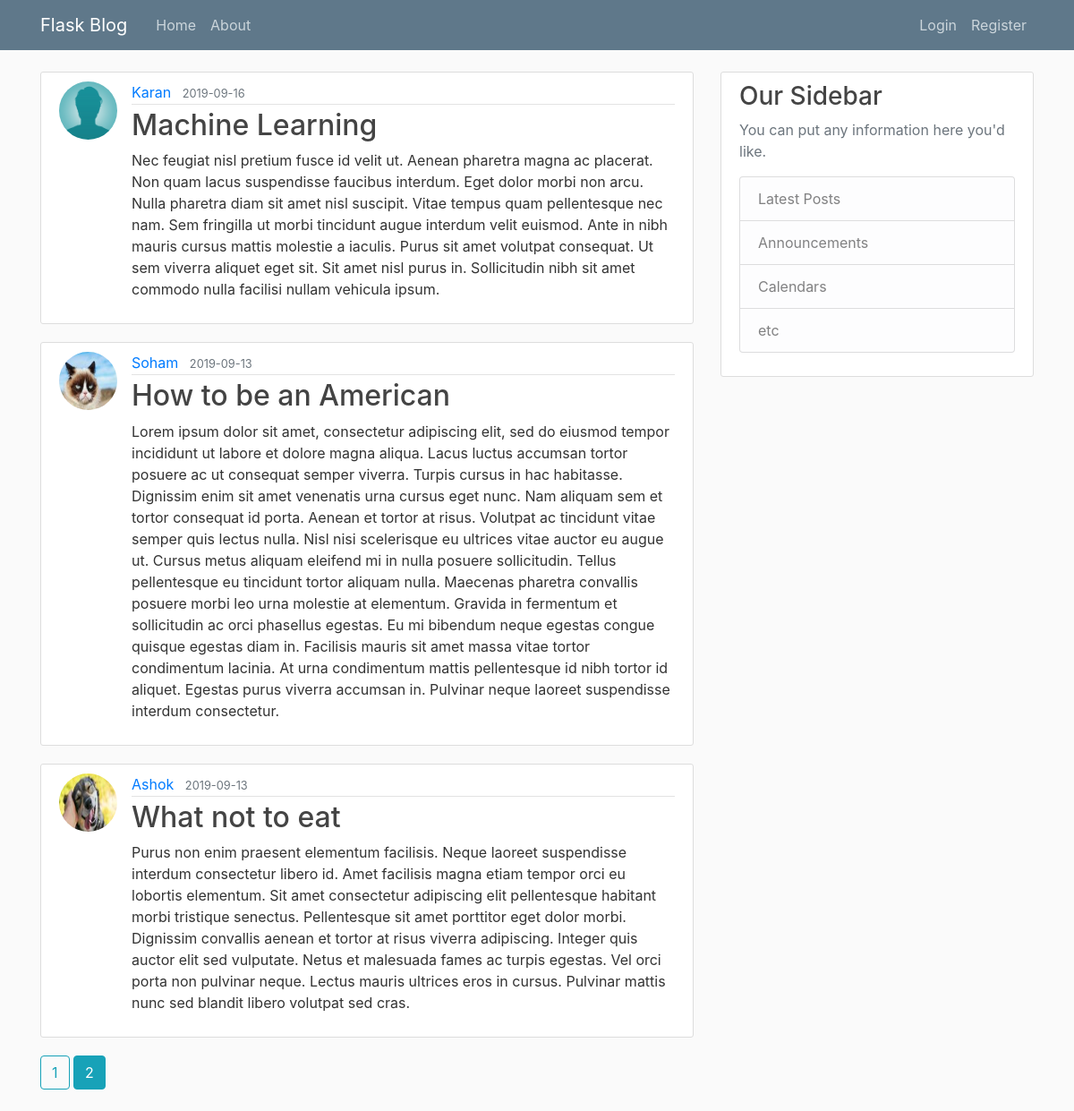
The page /home?page=2 on the database its author committed.
### flaskblog/models.py (models this page shows, shortened)
class Post(db.Model):
    id = db.Column(db.Integer, primary_key=True)
    title = db.Column(db.String(100), nullable=False)
    date_posted = db.Column(db.DateTime, nullable=False, default=datetime.utcnow)
    content = db.Column(db.Text, nullable=False)
    user_id = db.Column(db.Integer, db.ForeignKey('user.id'), nullable=False)

class User(db.Model, UserMixin):
    id = db.Column(db.Integer, primary_key=True)
    username = db.Column(db.String(20), unique=True, nullable=False)
    email = db.Column(db.String(120), unique=True, nullable=False)
    image_file = db.Column(db.String(20), nullable=False, default='default.jpg')
    password = db.Column(db.String(60), nullable=False)
    posts = db.relationship('Post', backref='author', lazy=True)

### flaskblog/main/routes.py (the view)
@main.route('/')
@main.route('/home')
def home():
    page = request.args.get('page', 1, type=int)
    posts = Post.query.order_by(Post.date_posted.desc()).paginate(page=page, per_page=5)
    return render_template('home.html', posts=posts)

### flaskblog/templates/home.html (shortened to what this page needs)
{% extends "layout.html" %}
{% block content %}
    {% for post in posts.items %}
        <article class="media content-section">
            <img class="rounded-circle article-img" src="{{ url_for('static', filename='profile_pics/' + post.author.image_file) }}">
          <div class="media-body">
            <div class="article-metadata">
              <a class="mr-2" href="{{ url_for('users.user_posts', username=post.author.username) }}">{{ post.author.username }}</a>
              <small class="text-muted">{{ post.date_posted.strftime('%Y-%m-%d') }}</small>
            </div>
            <h2><a class="article-title" href="{{ url_for('posts.post', post_id=post.id) }}">{{ post.title }}</a></h2>
            <p class="article-content">{{ post.content }}</p>
          </div>
        </article>
    {% endfor %}
    {% for page_num in posts.iter_pages(left_edge=1, right_edge=1, left_current=1, right_current=2) %}
        {% if page_num %}
            {% if posts.page == page_num %}
                <a href="{{ url_for('main.home', page=page_num) }}" class="btn btn-info mb-4">{{ page_num }}</a>
            {% else %}
                <a href="{{ url_for('main.home', page=page_num) }}" class="btn btn-outline-info mb-4">{{ page_num }}</a>
            {% endif %}
        {% endif %}
    {% endfor %}
{% endblock content %}

### flaskblog/static/main.css (style rules this page uses)
body { background: #fafafa; color: #333333; margin-top: 5rem; }
h1, h2, h3, h4, h5, h6 { color: #444444; }
.content-section { background: #ffffff; padding: 10px 20px; border: 1px solid #dddddd; border-radius: 3px; margin-bottom: 20px; }
.article-title { color: #444444; }
.article-content { white-space: pre-line; }
.article-img { height: 65px; width: 65px; margin-right: 16px; }
.article-metadata { padding-bottom: 1px; margin-bottom: 4px; border-bottom: 1px solid #e3e3e3 }

### rows shown on the page
Post: image_file (placeholder picture), author.username "Karan", date_posted "2019-09-16", title "Machine Learning", content "Nec feugiat nisl pretium fusce id velit ut. Aenean pharetra magna ac placerat. Non quam lacus suspendisse faucibus interdum. Eget dolor morbi non arcu. Nulla pharetra diam sit amet nisl suscipit. Vitae tempus quam pellentesque nec nam. Sem fringilla ut morbi tincidunt augue interdum velit euismod. Ante in nibh mauris cursus mattis molestie a iaculis. Purus sit amet volutpat consequat. Ut sem viverra aliquet eget sit. Sit amet nisl purus in. Sollicitudin nibh sit amet commodo nulla facilisi nullam vehicula ipsum."
Post: image_file (picture), author.username "Soham", date_posted "2019-09-13", title "How to be an American", content "Lorem ipsum dolor sit amet, consectetur adipiscing elit, sed do eiusmod tempor incididunt ut labore et dolore magna aliqua. Lacus luctus accumsan tortor posuere ac ut consequat semper viverra. Turpis cursus in hac habitasse. Dignissim enim sit amet venenatis urna cursus eget nunc. Nam aliquam sem et tortor consequat id porta. Aenean et tortor at risus. Volutpat ac tincidunt vitae semper quis lectus nulla. Nisl nisi scelerisque eu ultrices vitae auctor eu augue ut. Cursus metus aliquam eleifend mi in nulla posuere sollicitudin. Tellus pellentesque eu tincidunt tortor aliquam nulla. Maecenas pharetra convallis posuere morbi leo urna molestie at elementum. Gravida in fermentum et sollicitudin…"
Post: image_file (picture), author.username "Ashok", date_posted "2019-09-13", title "What not to eat", content "Purus non enim praesent elementum facilisis. Neque laoreet suspendisse interdum consectetur libero id. Amet facilisis magna etiam tempor orci eu lobortis elementum. Sit amet consectetur adipiscing elit pellentesque habitant morbi tristique senectus. Pellentesque sit amet porttitor eget dolor morbi. Dignissim convallis aenean et tortor at risus viverra adipiscing. Integer quis auctor elit sed vulputate. Netus et malesuada fames ac turpis egestas. Vel orci porta non pulvinar neque. Lectus mauris ultrices eros in cursus. Pulvinar mattis nunc sed blandit libero volutpat sed cras."

### other values the page prints
{{ page_num }} "1"
{{ page_num }} "2"
